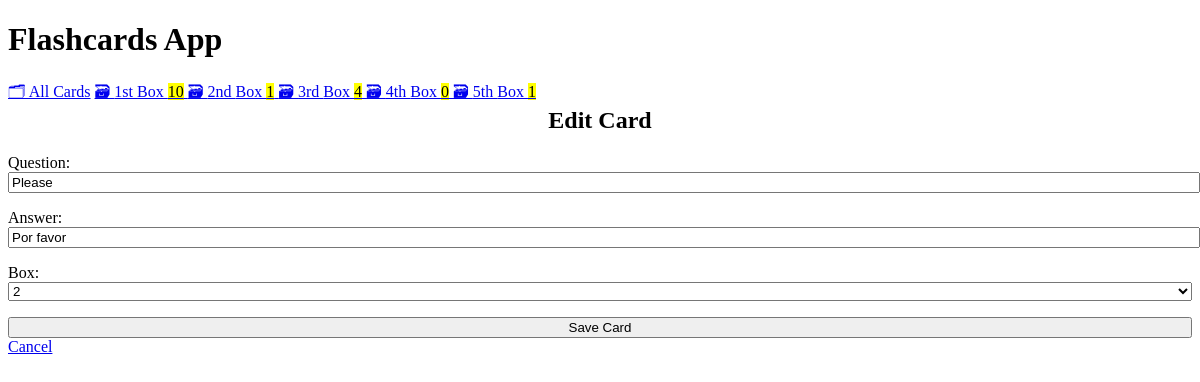
Page /edit/2 on the committed database.
### cards/models.py (models this page shows, shortened)
class Card(models.Model):
    question = models.CharField(max_length=100) #question
    answer = models.CharField(max_length=100) #answer
    box = models.IntegerField( #box
        choices=zip(BOXES,BOXES), # ensure models.IntegerField contains a number within BOXES range
        default=BOXES[0], #by default create your flashcard in the first box
    )
    date_created = models.DateTimeField(auto_now_add=True) #automatically contains a timestamp of your card's date and time of creation

### cards/views.py (the view)
# urls.py: path("edit/<int:pk>", views.CardUpdateView.as_view(), name="card-update"),
class CardUpdateView(CardCreateView, UpdateView):
    success_url: reverse_lazy("card-list")

### cards/templatetags/cards_tags.py (called while the page is built)
@register.inclusion_tag("cards/box_links.html") #tells Django that boxes_as_links is an inclustion tag
def boxes_as_links():
    boxes = [] #declare dictionary
    for box_num in BOXES:
        card_count = Card.objects.filter(box=box_num).count() #keeps track of the number of cards in the current box
        boxes.append({ # append to dictionary
            "number":box_num, #box number as key
            "card_count": card_count, #number of cards in the box
        })
    return {"boxes": boxes} # returns a dictionary with boxes data

### cards/templates/cards/card_form.html (shortened to what this page needs)
{% extends "cards/base.html" %}
{% block content %}
    {% if card %}
        <h2>Edit Card</h2>
    {% else %}
        <h2>📇 Create New Card</h2>
    {% endif %}
    <form method="post">
        {{form.as_p}}
        <input type="submit" value="Save Card">
    </form>
    <a href="{% url 'card-list' %}">
        Cancel
    </a>
{% endblock %}

### cards/templates/cards/base.html (style rules this page uses)
:root { --accent: #6e48ad; --accent-bg: white; --bg: #fff; --text: #212121; --text-light: #585858; --border: #d8dae1; --code: #d81b60; --preformatted: #444; }
h2 { text-align: center; }
h2, h4 { margin-top: 0; }
input, select, textarea { width: 100%; }

### rows in the picture
Card: question "Please", answer "Por favor", box "2"

### other values in the picture
{{ box.number | ordinal }} "1st" "2nd" "3rd" "4th" "5th"
{{ box.card_count }} "10" "1" "4" "0" "1"
